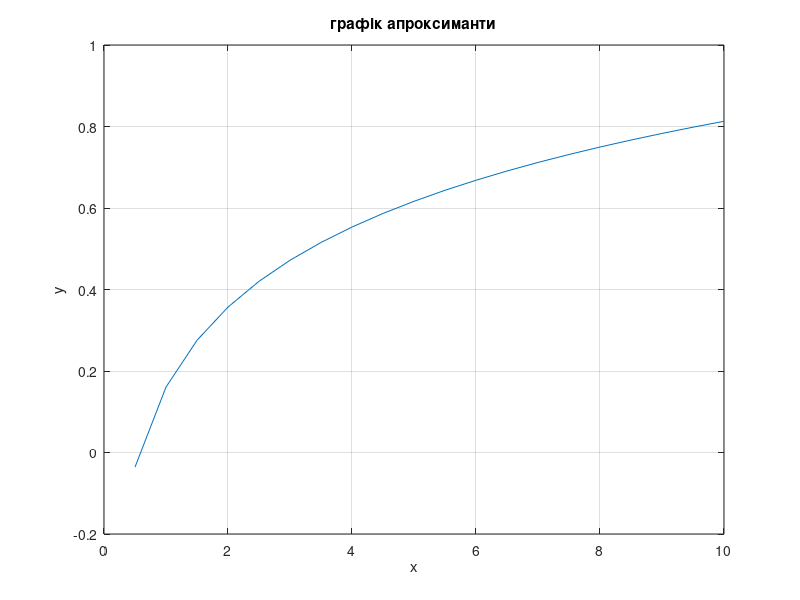

Recreate this plot in MATLAB.
% Побудова апроксиманти
% Введення значень змінних х та у
X=[10 30 50 70 90 110 130];
Y=[3.2 11.2 17.2 21.4 24.1 26.1 27.3];
%Запишемо логарифмічні значення змінної х
X1 = log(X);
%Запишемо суми значення змінної Х1
S1 = sum(X1)
S2 = sum(X1.^2)
% Формуємо матрицю А для системи рівнянь визначкння коефіцієнтів апроксиманти
A=[S2 S1; S1 7]
% Формуємо стовпець вільних членів системи
b1=sum(X1.*Y)
b2=sum(Y)
B=[b1;b2]
% Розвязуючи систему рівнянь знаходимо значення коефіцієнтів апроксиманти
K=inv(A)*B
% формула апроксиманти 'y=0.2833*lnx+0.1605'
% Формуємо всі величини для табулювання та побудови графіка апроксиманти
x=0.5:0.5:10;
y=0.2833*log(x)+0.1605;
plot(x,y)
grid on
title('графік апроксиманти')
xlabel('x')
ylabel('y')